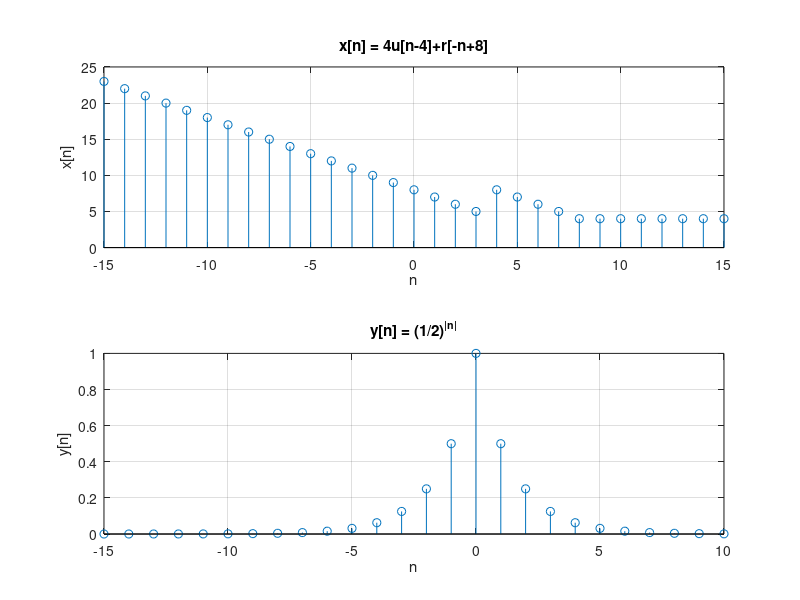
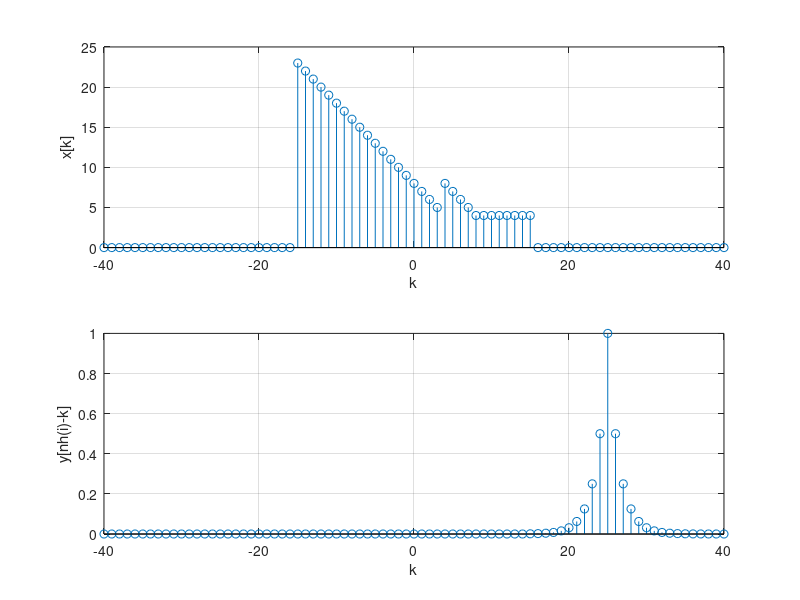
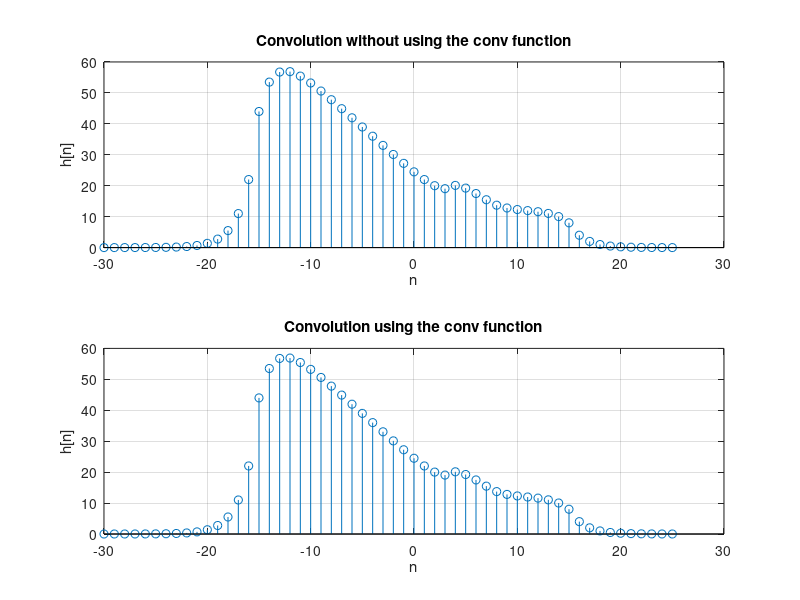
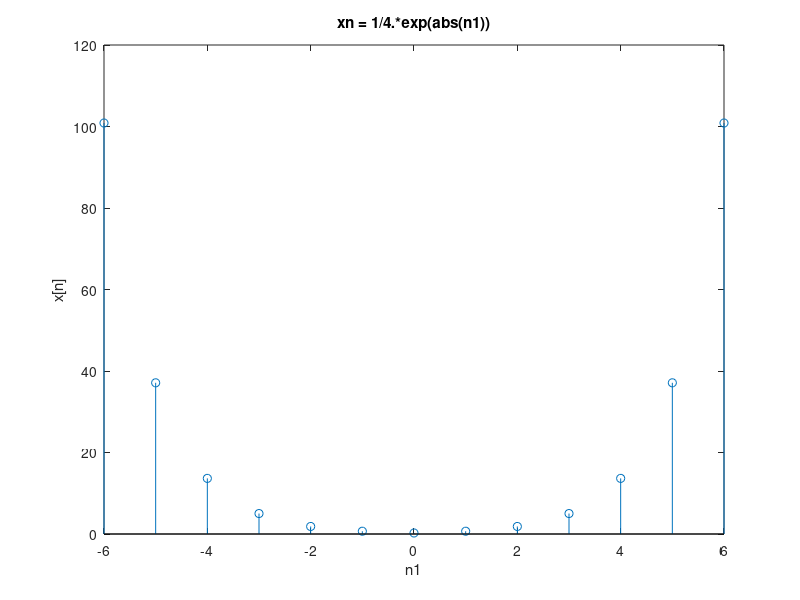

These charts were generated, in order, by the following MATLAB code:
clear;
close all;

%% 1A
%Create the signals x[n] = 4u[n-4]+r[-n+8] and y[n] = (1/2)^|n|
figure;
nx = [-15:15]; %Time of x[n]
X = 4*(nx-4>=0)+(-nx+8>=0).*(-nx+8);
subplot(2,1,1);
stem(nx,X);
xlabel('n');
ylabel('x[n]');
title('x[n] = 4u[n-4]+r[-n+8]');
grid on;

ny = [-15:10]; %Time of y[n]
Y = (1/2).^abs(ny);
subplot(2,1,2);
stem(ny,Y);
xlabel('n');
ylabel('y[n]');
title('y[n] = (1/2)^{|n|}');
grid on;

nh = [nx(1)+ny(1):nx(end)+ny(end)]; %Time of h[n] = x[n]*y[n] (convolution)
LenX = length(nx); %Length of x[n] is 31
LenY = length(ny); %Length of y[n] is 26
LenH = length(nh); %Length of convolution is LenX+LenY-1 = 56

%Zero padding X so that the signals are the same size and can be multiplied (fill X left and right with as many zeros as the length of Y minus 1 point, which is the minimum overlap)
figure;
X0 = [zeros(1,LenY-1) X zeros(1,LenY-1)];
k = [nx(1)-(LenY-1):nx(end)+(LenY-1)]; %Time of X0
subplot(2,1,1);
stem(k,X0);
xlabel('k');
ylabel('x[k]');
grid on;

Y_rev = Y(end:-1:1); %Anaklash y[-k]

%Discrete time convolution formula
for i = 1:LenH %Length of h[n]
    Y_rev0 = [zeros(1,(i-1)) Y_rev zeros(1,(LenH-i))]; %Zero padding Y_rev so that the signals are the same size and can be multiplied (the padding changes as the signal shifts to the right)
    subplot(2,1,2);
    stem(k,Y_rev0);
    xlabel('k');
    ylabel('y[nh(i)-k]');
    grid on;
    H1(i) = sum(X0.*Y_rev0); %The convolution h[n] = x[n]*y[n] for n = nh(i) is equal to the sum of the products of the overlapping elements
end

figure;
subplot(2,1,1);
stem(nh,H1);
xlabel('n');
ylabel('h[n]');
title('Convolution without using the conv function');
grid on;

H2 = conv(X,Y);
subplot(2,1,2);
stem(nh,H2);
xlabel('n');
ylabel('h[n]');
title('Convolution using the conv function');
grid on;

%% 1B
n1 = -6:6;

xn = 1/4.*exp(abs(n1));
hn = 1/4*(n1>=-6);

figure;
stem(n1,xn)
title('xn = 1/4.*exp(abs(n1))');
xlabel('n1');
ylabel('x[n]');
figure;
stem(n1,hn)
title('hn = 1/4*(n1>=-6)');
xlabel('n1');
ylabel('h[n]');

yn = conv(xn,hn);
n = 2*n1(1):2*n1(end);
figure;
stem(n,yn)
title('Convolution');
xlabel('n');
ylabel('y[n]');


f = length(n);
xf = fft(xn, f);
hf = fft(hn, f);

multf = xf.*hf;

imf = ifft(multf); %ifft, return to time-domain diagram
figure;
stem(n, imf)
title('Convolution');
xlabel('n');
ylabel('imf[n]');

%% 2
t = 0 : 0.0001 : 0.5;
xt = 5*cos(24*pi*t) - 2*sin(1.5*pi*t);

figure;
plot(t, xt);
title('5*cos(24*pi*t) - 2*sin(1.5*pi*t))');
xlabel('t');
ylabel('x(t)');
grid on;

%Ts=1/48s
fs=48;
tSamp=0:1/fs:0.5;

xSamp = 5*cos(24*pi*tSamp) - 2*sin(1.5*pi*tSamp);
figure;
plot(t, xt);
title('Sampling Ts=1/48s');
xlabel('Time(s)');
hold on
grid on
plot(tSamp,xSamp)
%stem(tSamp,xSamp)
legend('x(t)', 'sampling of x(t)')
hold off

%Ts=1/24s
fs2=24;
tSamp2=0:1/fs2:0.5;
xSamp2= 5*cos(24*pi*tSamp2) - 2*sin(1.5*pi*tSamp2);
figure;
plot(t, xt);
title('Sampling Ts=1/24s');
xlabel('Time(s)');
hold on
grid on
plot(tSamp2,xSamp2)
%stem(tSamp2,xSamp2)
legend('x(t)', 'sampling of x(t)')
hold off

%Ts=12s
fs3=12;
tSamp3=0:1/fs3:0.5;
xSamp3= 5*cos(24*pi*tSamp3) - 2*sin(1.5*pi*tSamp3);
figure;
plot(t, xt);
title('Sampling Ts=1/12s');
xlabel('Time(s)');
hold on
grid on
plot(tSamp3,xSamp3)
%stem(tSamp3,xSamp3)
legend('x(t)', 'sampling of x(t)')
hold off

%Ts=1/46s
fs4=46;
tSamp4=0:1/fs4:0.5;
xSamp4= 5*cos(24*pi*tSamp4) - 2*sin(1.5*pi*tSamp4);
figure;
plot(t, xt);
title('Sampling Ts=1/46s');
xlabel('Time(s)');
hold on
grid on
plot(tSamp4,xSamp4)
%stem(tSamp4,xSamp4)
legend('x(t)', 'sampling of x(t)')
hold off

%% 3A
%Create signal x(t) = 10cos(2*pi*20t)-4sin(2*pi*40t+5)
figure;
t = [0:0.0001:0.64];
xt = 10*cos(2*pi*20*t)-4*sin(2*pi*40*t+5);
plot(t,xt);
hold on;
%According to the Nyquist sampling theorem, a signal can be perfectly reconstructed from its samples if the sampling frequency is greater than or equal to twice the maximum frequency
%So to avoid aliasing Fs >= 2Fmax => Fs >= 2*40 = 80Hz (2Fmax: Nyquist frequency)
Fs = 200; %Sampling frequency
Ts = 1/Fs; %Sampling period
N = 128; %Total samples are 128
n = 0:N-1;
x = 10*cos(2*pi*20*n*Ts)-4*sin(2*pi*40*n*Ts+5); %Sampled x(t)
stem(n*Ts,x);
xlabel('t');
ylabel('x(t)');
title('Sampling x(t) = 10cos(2*pi*20t)-4sin(2*pi*40t+5)');
grid on;
hold off;

%Signal spectrum (fasma) is the graphical representation of the amplitude of the Fourier transform for 1 period, which is around 0
%Spectrum of signal x(t) = 10cos(2*pi*20t)-4sin(2*pi*40t+5)
figure;
F = [-Fs/2:Fs/N:Fs/2-Fs/N]; %Frequency vector (1 period => Fs/2, minus 1 sample because of 0 => Fs/2-Fs/N, divide the samples into Fs frequencies => step Fs/N)
Xf = fftshift(fft(x)); %Fourier transform x(t) and rearrange it by shifting the zero-frequency component to the center (so that the entire spectrum appears)
plot(F,abs(Xf));
xlabel('F(Hz)');
ylabel('Fourier Amplitude |Xf|');
title('Spectrum of signal x(t) = 10cos(2*pi*20t)-4sin(2*pi*40t+5)');
grid on;

%% 3B
%100:125:475 (from:step:to)
fs = 8000;
Ts = 1/fs;
theta = 300;
t = -0.01: Ts : 0.01-Ts;                        %Vector of time
figure;

for f0 = 100:125:475
    xt = sin(2*pi*f0*t + theta);
    NFFT = 2^nextpow2(length(xt));               %Number of Fourier samples
    XF = fftshift(fft(xt, NFFT)*Ts);             %Normalization of Fourier, because  we want to approach the integral, with sum
    freq = (-fs/2) : fs/NFFT : (fs/2- fs/NFFT) ; %Plot aplitude spectrum
    subplot(2,2,(fix(f0/100)));
    plot( freq, abs(XF) )                        %We use abs for keeping only the positive amplitudes of fourier
    if((f0/100) == 1)
        title(  '                             X(F) = (i*[(Pi/2)^(1/2)]*e^(-i*theta))*[ δ[f -2*pi*f0*Ts] ) - e^(2*i*theta)*δ[f + 2*pi*f0*Ts]) ]' );
    end
    xlabel( 'Frequency(Hz)' );
    ylabel( 'X(F)' );
end

% 7525:125:7900
figure;
k=1;

for f0 = 7525:125:7900
    xt = sin(2*pi*f0*t + theta);
    NFFT = 2^nextpow2(length(xt));               %Number of Fourier samples
    XF = fftshift(fft(xt, NFFT)*Ts);             %Normalization of Fourier, because  we want to approach the integral, with sum
    freq = (-fs/2) : fs/NFFT : (fs/2- fs/NFFT) ; %Plot aplitude spectrum
    subplot(2,2,k);
    plot( freq, abs(XF) )                        %We use abs for keeping only the positive amplitudes of fourier
    if(k == 1)
        title(  '                               X(F) = (i*[(Pi/2)^(1/2)]*e^(-i*theta))*[ δ[f - 2*pi*f0*Ts] ) - e^(2*i*theta)*δ[f + 2*pi*f0*Ts]) ]' );
    end  
    xlabel( 'Frequency(Hz)' );
    ylabel( 'X(F)' );
    k=k+1;
end
